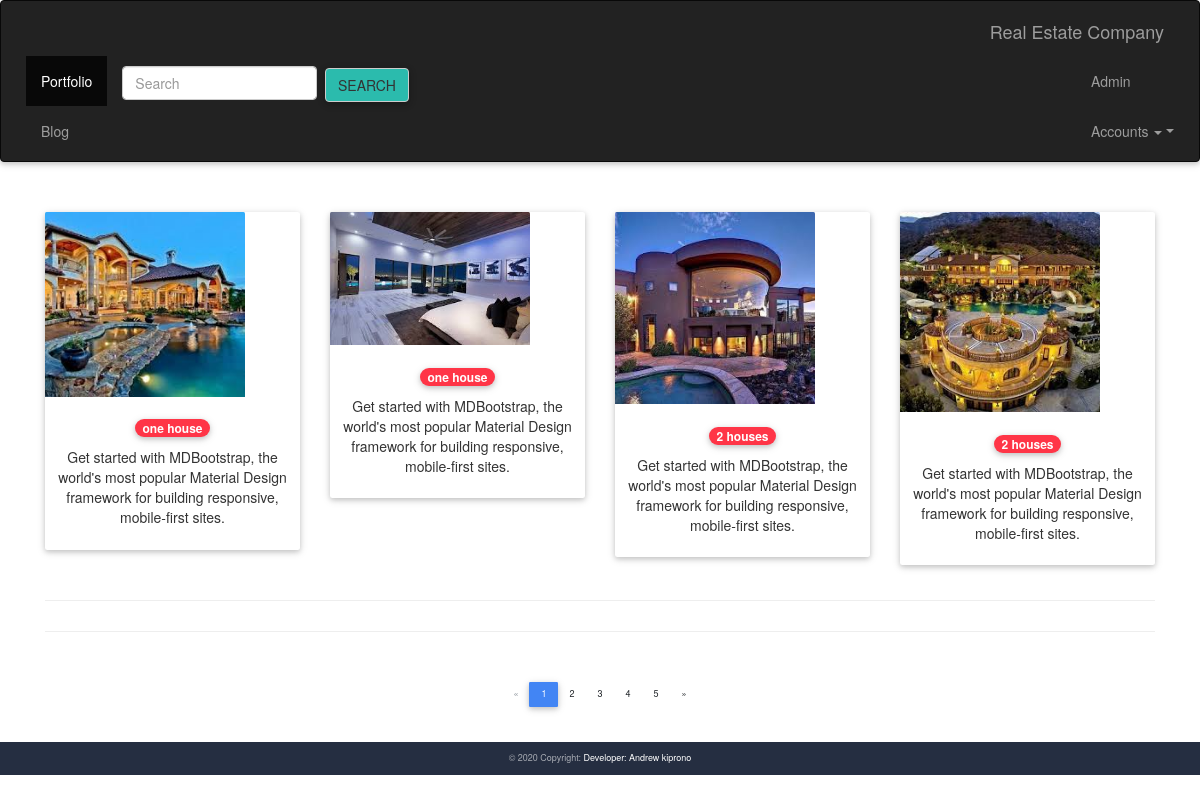
The app's page / (signed in) with its own data.
### portfolio/models.py (models this page shows, shortened)
class Portfolio(models.Model):
    category=models.ForeignKey(Category,on_delete=models.CASCADE,null=True)
    title=models.CharField(max_length=50)
    preview=models.TextField()
    describtion=models.TextField()
    photo=models.ImageField(upload_to='image',null=True)
    p1=models.ImageField(upload_to='image',null=True)
    p2=models.ImageField(upload_to='image',null=True)
    p3=models.ImageField(upload_to='image',null=True)
    p4=models.ImageField(upload_to='image',null=True)
    price=models.FloatField()
    offer=models.FloatField()

class Category(models.Model):
    name=models.CharField(max_length=50)
    def __str__(self):
        return self.name

### portfolio/views.py (the view)
# urls.py: 2. Add a URL to urlpatterns:  path('', views.home, name='home')
def home(request):
    port=Portfolio.objects.all()
    return render(request,'home.html',{'port':port})

### portfolio/templates/home.html (shortened to what this page needs)
{% extends 'base.html' %}
{% block content %}
<!DOCTYPE html>
<html lang="">
<head>
    <link href="https://maxcdn.bootstrapcdn.com/bootstrap/3.3.7/css/bootstrap.min.css" rel="stylesheet">
</head>
<body>
    <section class="pt-5">
        <div class="row wow fadeIn">
            {% for p in port %}
            <div class="col-lg-3 col-md-6 mb-4">
                <div class="card">
                    <div class="view overlay">
                        <img src=" {{p.photo.url}} "
                            class="card-img-top" alt=" {{p.category}} " style="width: 200px;" >
                    </div>
                    <div class="card-body text-center">
                        <h5>
                            <strong>
                                <a href=" {% url 'index' p.pk %} ">
                                    <span class="badge badge-pill danger-color">{{p.category}}</span>
                                </a>
                            </strong>
                        </h5>
                        <p class="text-center"> {{p.preview}} </p>
                    </div>
                </div>
            </div>
            {% endfor %}
        </div>
        <hr class="mb-5">
        <hr class="mb-5">
        <nav class="d-flex justify-content-center wow fadeIn">
            <ul class="pagination pg-blue">
                <li class="page-item disabled">
                    <a class="page-link" href="#" aria-label="Previous">
                        <span aria-hidden="true">&laquo;</span>
                    </a>
                </li>
                <li class="page-item active">
                    <a class="page-link" href="#">1
                    </a>
                </li>
                <li class="page-item">
                    <a class="page-link" href="#">2</a>
                </li>
                <li class="page-item">
                    <a class="page-link" href="#">3</a>
                </li>
                <li class="page-item">
                    <a class="page-link" href="#">4</a>
                </li>
                <li class="page-item">
                    <a class="page-link" href="#">5</a>
                </li>
                <li class="page-item">
                    <a class="page-link" href="#" aria-label="Next">
                        <span aria-hidden="true">&raquo;</span>
                    </a>
                </li>
            </ul>
        </nav>
    </section>
</body>
</html>
{% endblock content %}

### personal/templates/base.html (shortened to what this page needs)
<!DOCTYPE html>
<html lang="">
{% load static %}
<head>
    <link href=" {% static 'css/bootstrap.min.css' %} " rel="stylesheet">
    <link href=" {% static 'css/bootstrap.css' %} " rel="stylesheet">
    <link href=" {% static 'css/mdb.css' %} " rel="stylesheet">
    <link href=" {% static 'css/mdb.lite.css' %} " rel="stylesheet">
    <link href=" {% static 'css/mdb.lite.min.css' %} " rel="stylesheet">
    <link href=" {% static 'css/mdb.min.css' %} " rel="stylesheet">
    <link href=" {% static 'css/style.css' %} " rel="stylesheet">
    <link href=" {% static 'css/style.min.css' %} " rel="stylesheet">
    <nav class="navbar navbar-inverse" role="navigation">
        <div class="navbar-header">
            <a class="navbar-brand" href="#">Real Estate Company</a>
        </div>
        <div class="collapse navbar-collapse navbar-ex1-collapse">
            <ul class="nav navbar-nav">
                <li class="active"><a href=" {% url 'home' %} ">Portfolio</a></li>
                <li><a href=" {% url 'blog' %} ">Blog</a></li>
            </ul>
            <form class="navbar-form navbar-left" role="search">
                <div class="form-group">
                    <input type="text" class="form-control" placeholder="Search">
                </div>
                <button type="submit" class="btn btn-default">search</button>
            </form>
            <ul class="nav navbar-nav navbar-right">
                <li><a href="#"> {{user.username}} </a></li>
                <li class="dropdown">
                    <a href="#" class="dropdown-toggle" data-toggle="dropdown">Accounts <b class="caret"></b></a>
                </li>
            </ul>
        </div>
    </nav>
</head>
<body>
    <div class="container">
        {% block content %}
        {% endblock content %}
    </div>
    <footer class="page-footer text-center font-small mdb-color darken-2 mt-4 wow fadeIn">
        <div class="footer-copyright py-3">
            © 2020 Copyright:
            <a href="https://mdbootstrap.com/education/bootstrap/" target="_blank">Developer: Andrew kiprono </a>
        </div>
    </footer>
</body>
</html>

### personal/static/css/style.css (style rules this page uses)
html, body, .view { height: 100%; }
.navbar { background-color: rgba(0, 0, 0, 0.2); }
.page-footer { background-color: #1C2331; }

### records on screen
Portfolio: photo (picture), category "one house", preview "Get started with MDBootstrap, the world's most popular Material Design framework for building responsive, mobile-first sites."
Portfolio: photo (picture), category "one house", preview "Get started with MDBootstrap, the world's most popular Material Design framework for building responsive, mobile-first sites."
Portfolio: photo (picture), category "2 houses", preview "Get started with MDBootstrap, the world's most popular Material Design framework for building responsive, mobile-first sites."
Portfolio: photo (picture), category "2 houses", preview "Get started with MDBootstrap, the world's most popular Material Design framework for building responsive, mobile-first sites."

### other values on screen
{{ user.username }} "Admin"
